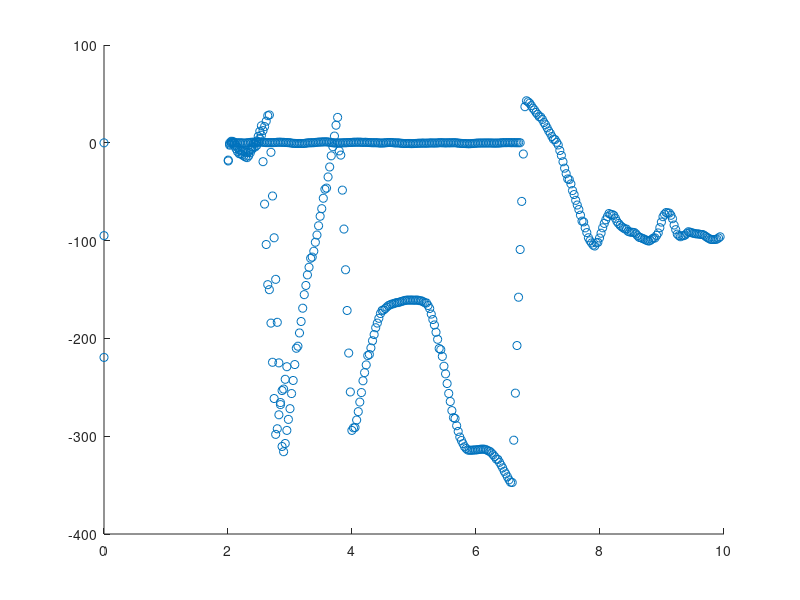

This figure's MATLAB source: (Note: this script raises an error after producing the figure.)
close all;
clear all;
clc;

Data1 = csvread('straight4.csv');
Data1(:,2) = Data1(:,2)/1000;

Data1(:,1) = Data1(:,1)-147.8;

scatter(Data1(:,2),Data1(:,1))

format long

fs = 40;
fm = fs/2;
ns = 20000;
w = linspace(1,2*pi*fm,ns);
f = w/(2*pi);
wd = w/(2*fm);
s = tf('s');
z = tf('z');
%H = 8.500881141*10^7/(s^4+192.0418945*s^3*cos((1/8)*pi)+18440.04462*s^2+192.0418945*cos((3/8)*pi)*s^3+36880.08924*cos((3/8)*pi)*s^2*cos((1/8)*pi)+1.770630552*10^6*cos((3/8)*pi)*s+1.770630552*10^6*cos((1/8)*pi)*s+8.500881142*10^7)
%bodeplot(H)
%% LOWPASS FILTER

%H = (0.4347829973e-2+0.2608697984e-1/z+0.6521744960e-1/z^2+0.8695659946e-1/z^3+0.6521744960e-1/z^4+0.2608697984e-1/z^5+0.4347829973e-2/z^6)/(1-1.974486371/z+2.241740971/z^2-1.460131921/z^3+.5920585105/z^4-.1343581056/z^5+0.1344675427e-1/z^6)
Hs = (8.5009000*10^7*z^4+3.40036000*10^8*z^3+5.10054000*10^8*z^2+3.40036000*10^8*z+8.5009000*10^7)/(6.409741674*10^8*z^4+2.89405884*10^8*z^3+3.528825092*10^8*z^2+6.2981316*10^7*z+1.389052340*10^7)
[num,den] = tfdata(Hs);
num = num{1}/(6.41e08);
den = den{1}/(6.41e08);
H = tf(num, den, 0.025, 'variable', 'z^-1')
den
H_freq = freqz(num, den, wd);
magdb = 20*log10(abs(H_freq));

%bodeplot(Hs)

semilogx(f, magdb)

grid;
figure;

%% Test filter algorithm
BUF0 = 0;
BUF1 = 0;
BUF2 = 0;
BUF3 = 0;
BUF4 = 0;
BUF5 = 0;
BUF6 = 0;

a1 = 0.4515;
a2 = 0.5505;
a3 = 0.09825;
a4 = 0.02167;


b0 = 0.1326;
b1 = 0.5305;
b2 = 0.7957;
b3 = 0.5305;
b4 = 0.1326;


input = Data1(:,1);
output = zeros(183,1);
for i=1:183
   BUF0 = input(i) - (a1*BUF1 + a2*BUF2 + a3*BUF3 + a4*BUF4);
   output(i) = BUF0*b0 + b1*BUF1 + b2*BUF2 + b3*BUF3 + b4*BUF4;
   BUF4 = BUF3;
   BUF3 = BUF2;
   BUF2 = BUF1;
   BUF1 = BUF0;
end

plot(Data1(:,2),Data1(:,1), 'b',Data1(:,2),output, 'r')

%scatter(Data1(:,2),output)

%% FFT
%scatter(Data1(:,2),Data1(:,1));
%figure;

input = Data1(:,1);

%input_fft = mag2db(abs(fft(input)));
input_fft = mag2db(2/length(input)*abs(fft(input)));
freq = linspace(0,40,length(input_fft));
plot(freq,input_fft);
figure;
spectrogram(input,hamming(20),19,100,40,'yaxis') %fft for hvert sekund (40)

figure;

inputfilter = output;

%input_fft = mag2db(abs(fft(input)));
input_fft = mag2db(2/length(inputfilter)*abs(fft(inputfilter)));
freq = linspace(0,40,length(input_fft));
plot(freq,input_fft);
figure;
spectrogram(output,hamming(20),19,100,40,'yaxis') %fft for hvert sekund (40)

figure;

plot(Data1(:,2),Data1(:,1),Data1(:,2),output, 'r')
figure;
